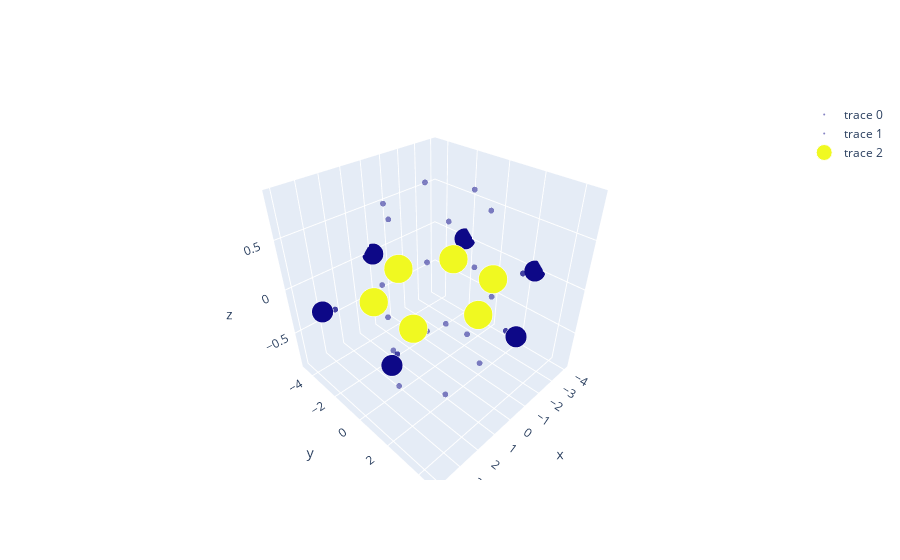

The notebook cell saved with this chart:
### Code cell
import pandas as pd
import plotly.graph_objects as go

positions = pd.read_csv('post_process/bence.csv', header=None).to_numpy()

positions_up = positions[0:15]
positions_down = positions[21:36]

atom_coods = pd.read_csv('post_process/bence_atom.csv', header=None).to_numpy()
Z = atom_coods[:,1]
Z = [0 for i in range(21)]+[1 for i in range(21)]
# 绘制散点图
fig = go.Figure(data=[
    go.Scatter3d(
        x=[i[0] for i in positions[21:36]],
        y=[i[1] for i in positions[21:36]],
        z=[i[2] for i in positions[21:36]],
        mode='markers',
        marker=dict(
            size= 2,
            color= Z,                # set color to an array/list of desired values
            # colorscale='Viridis',   # choose a colorscale
            opacity=0.5
        )
    ),
    go.Scatter3d(
        x=[i[0] for i in positions[0:15]],
        y=[i[1] for i in positions[0:15]],
        z=[i[2] for i in positions[0:15]],
        mode='markers',
        marker=dict(
            size= 2,
            color= [3 for i in range(21)]+[4 for i in range(21)],                # set color to an array/list of desired values
            # colorscale='Viridis',   # choose a colorscale
            opacity=0.5
        )
    ),
    go.Scatter3d(
        x=[i[2] for i in atom_coods],
        y=[i[3] for i in atom_coods],
        z=[i[4] for i in atom_coods],
        mode='markers',
        marker=dict(
            size= [20 for i in range(6)] + [15 for i in range(6)],
            color= [15 for i in range(6)] + [12 for i in range(6)],                # set color to an array/list of desired values
            # colorscale='Viridis',   # choose a colorscale
            opacity=1
        )
    )
])
fig.show()
# fig.write_html("bence.html")

### Figure 1 — Plotly figure (JSON) as saved in the notebook; plotly's stock layout.template omitted (floating-point values rounded to 4 significant figures)
{"data": [{"marker": {"color": [0, 0, 0, 0, 0, 0, 0, 0, 0, 0, 0, 0, 0, 0, 0, 0, 0, 0, 0, 0, 0, 1, 1, 1, 1, 1, 1, 1, 1, 1, 1, 1, 1, 1, 1, 1, 1, 1, 1, 1, 1, 1], "opacity": 0.5, "size": 2}, "mode": "markers", "type": "scatter3d", "x": [0, 0, 3.551, -3.51, 3.605, -3.549, 1.043, 1.043, 1.098, 1.098, -2.159, -2.159, -1.258, 2.483, -1.244], "y": [4.144, -4.12, 2.018, 2.056, -2.057, -2.053, 1.911, 1.911, -1.837, -1.837, 0, 0, 2.201, 0, -2.017], "z": [0, 0, 0, 0, 0, 0, -0.8831, 0.8831, 0.7927, -0.7927, 0.8024, -0.8024, 0, 0, 0]}, {"marker": {"color": [3, 3, 3, 3, 3, 3, 3, 3, 3, 3, 3, 3, 3, 3, 3, 3, 3, 3, 3, 3, 3, 4, 4, 4, 4, 4, 4, 4, 4, 4, 4, 4, 4, 4, 4, 4, 4, 4, 4, 4, 4, 4], "opacity": 0.5, "size": 2}, "mode": "markers", "type": "scatter3d", "x": [0, 0, 3.551, -3.51, 3.605, -3.549, -1.116, -1.116, 2.169, 2.169, -1.072, -1.072, 1.236, 1.286, -2.416], "y": [-4.12, 4.144, 2.018, 2.056, -2.057, -2.053, 1.931, 1.931, 0, 0, -1.885, -1.885, 2.067, -2.065, 0], "z": [0, 0, 0, 0, 0, 0, -0.809, 0.809, 0.8595, -0.8595, 0.8316, -0.8316, 0, 0, 0]}, {"marker": {"color": [15, 15, 15, 15, 15, 15, 12, 12, 12, 12, 12, 12], "opacity": 1, "size": [20, 20, 20, 20, 20, 20, 15, 15, 15, 15, 15, 15]}, "mode": "markers", "type": "scatter3d", "x": [2e-10, 2.269, 2.269, -2e-10, -2.269, -2.269, 2e-10, 4.029, 4.029, -2e-10, -4.029, -4.029], "y": [2.619, 1.31, -1.31, -2.619, -1.31, 1.31, 4.652, 2.326, -2.326, -4.652, -2.326, 2.326], "z": [0, 0, 0, 0, 0, 0, 0, 0, 0, 0, 0, 0]}], "layout": {}}
